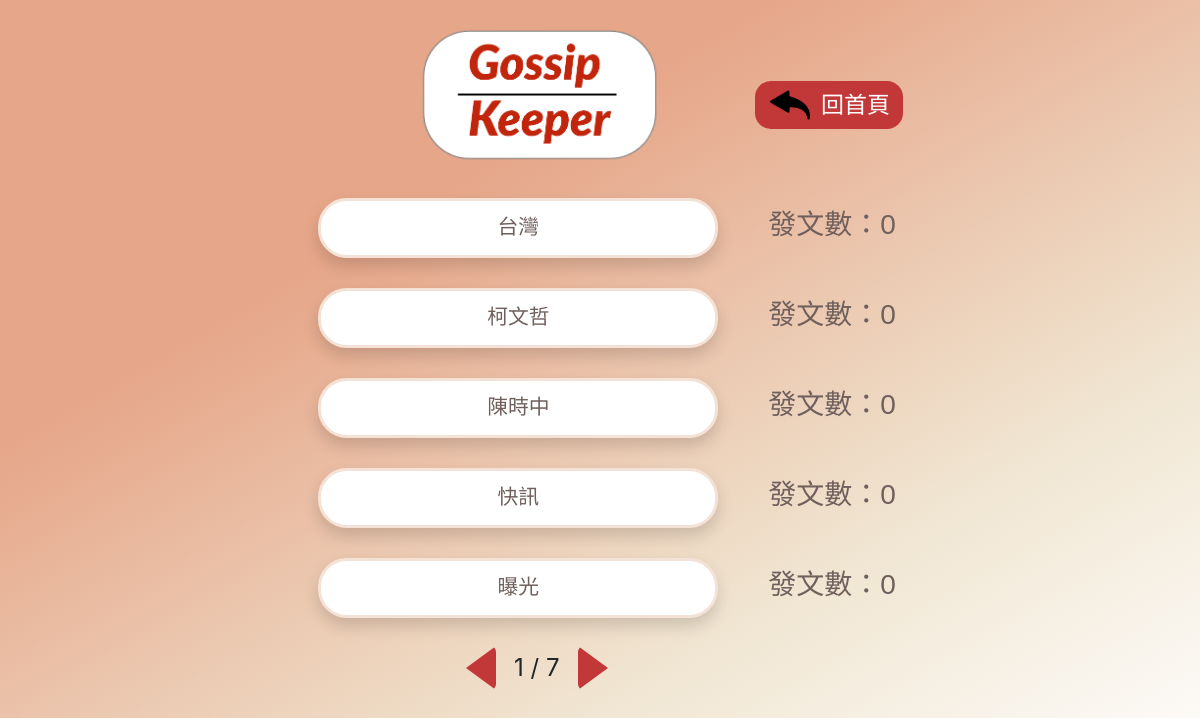
Page /topic on the earlier database version.
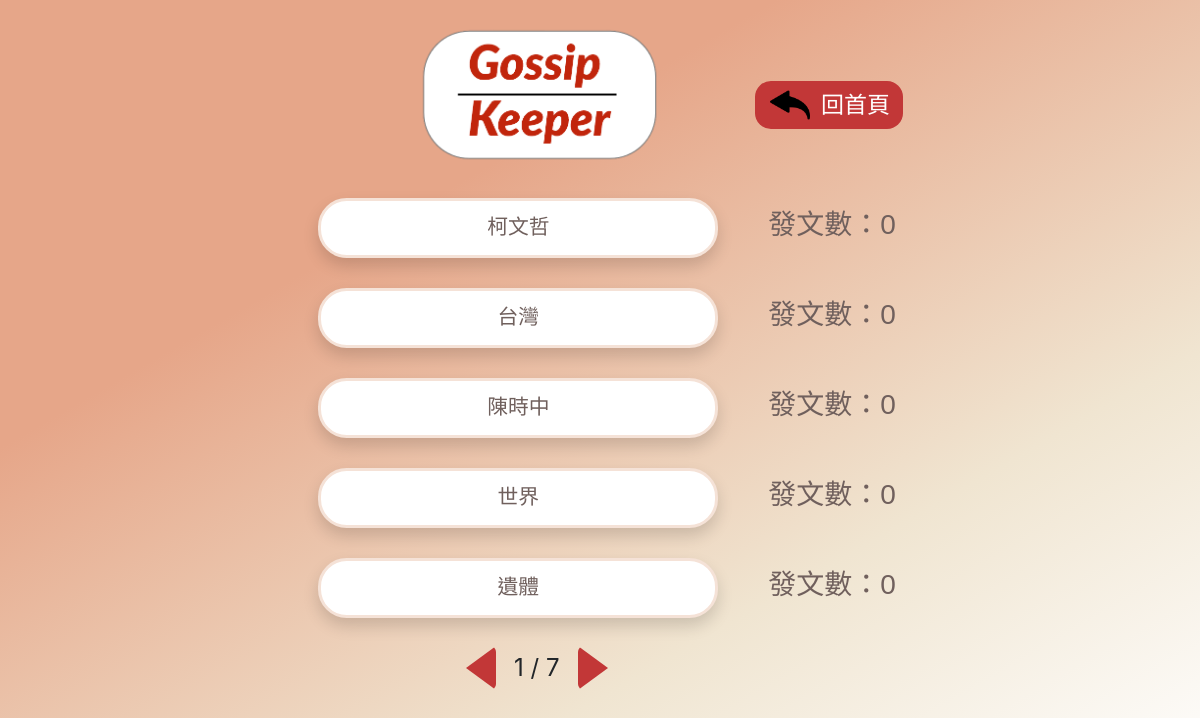
Same page on the later database version.
### FrontEnd/models.py (models this page shows, shortened)
class Topic(models.Model):
    name = models.CharField(max_length=20, verbose_name="話題", blank=True)
    post_number = models.IntegerField(verbose_name="發文數", default=0)
    times = models.IntegerField(verbose_name="出現次數", default=0)
    link = models.URLField(verbose_name="搜尋連結", blank=True, null=True)
    created_date = models.DateField(default=timezone.now,verbose_name='建立日期')
    update_date = models.DateField(auto_now=True, verbose_name='更新日期')
    class Meta:
        verbose_name = "話題"   # 單數
        verbose_name_plural = verbose_name   #複數
        ordering = ['-times']
    def __str__(self):
        return self.name

### FrontEnd/views.py (the view)
# urls.py: path('topic', views.topic, name='topic'),
def topic(request):
    topic = Topic.objects.values('name').distinct()
    for t in topic:
        print(t['name'])
        post_num = Post.objects.filter(topic=t['name']).count()
        tme_post = Topic.objects.get(name=t['name'])
        print(tme_post)
        Topic.objects.filter(name=t['name']).update(post_number=post_num)
        print(post_num)
        print("------")
    topic = Topic.objects.all()
    paginator = Paginator(topic, 5)
    page = request.GET.get('page')
    topic = paginator.get_page(page)
    print("總共有",paginator.num_pages,"頁")
    print("多少資料",paginator.object_list)
    print(topic.paginator.page_range)
    context = {
        'topic':topic,
        'post_num':post_num
    }
    return render(request, "topic/topic.html", context)

### templates/topic/topic.html (shortened to what this page needs)
{% extends 'base/base.html' %}
{% block import %}
{% load static%}
<link rel="stylesheet" href="{% static 'css/topic/topic.css' %}">
{% endblock %}
{% block main %}
    <div class="container" style="height: 188px; display: flex; padding-left: 382px;">
        <div class="row row-one" style="padding:20px 0px">
            <div class="col-7">
                <div class="logo">
                    <img src="{% static 'img/index/LOGO.png' %}" class="img-fluid" alt="Gossip Keeper">
                </div>
            </div>
            <div class="col-5">
                <div class="previous_page">
                    <img src="{% static 'img/topic/left_arrow.png' %}" class="img-fluid left_arrow">
                    <a href="{% url 'index' %}" type="button" class="btn">回首頁</a>
                </div>
            </div>
        </div>
    </div>
    <div class="container" style="height: 558px;padding-left: 107px;">
        {% for t in topic %}
        <div class="row row-two" style="padding:10px 0px; margin-bottom: 10px;">
            <div class="col-7">
                <a href="{% url 'all' topic=t.name %}">
                    <div class="board shadow">
                        {{ t.name }}
                    </div>
                </a>
            </div>
            <div class="col-5">
                <h3 class="post-text">發文數：{{ t.post_number }}</h3>
            </div>
        </div>
        {% endfor %}
        {% if topic %}
        <div class="row row-three" style="    padding-left: 344px;">
            <ul class="pagination" style="position: absolute;">
                <li class="page-item">
                    <a href="{% if topic.has_previous %} ?page={{ topic.previous_page_number }} {% endif %}"><div class="previous_triangle"></div></a>
                </li>
                <span class="page">
                    {% for i in topic.paginator.page_range %}
                        {% if i == topic.number %}
                            {{ i }}
                        {% endif %}
                    {% endfor %}
                    / {{ topic.paginator.num_pages }}
                </span>
                <li class="page-item">
                    <a href="{% if topic.has_next %} ?page={{ topic.next_page_number }} {% endif %}"><div class="next_triangle"></div></a>
                </li>
            </ul>
        </div>
        {% endif %}
    </div>
{% endblock %}

Differences in the rows shown:
no longer on this page (row unchanged): Topic: name "快訊", post_number "0"
no longer on this page (row unchanged): Topic: name "曝光", post_number "0"
changed Topic "柯文哲": moves up the list
now on this page (row edited): Topic: name "世界", post_number "0"
now on this page (row edited): Topic: name "遺體", post_number "0"
